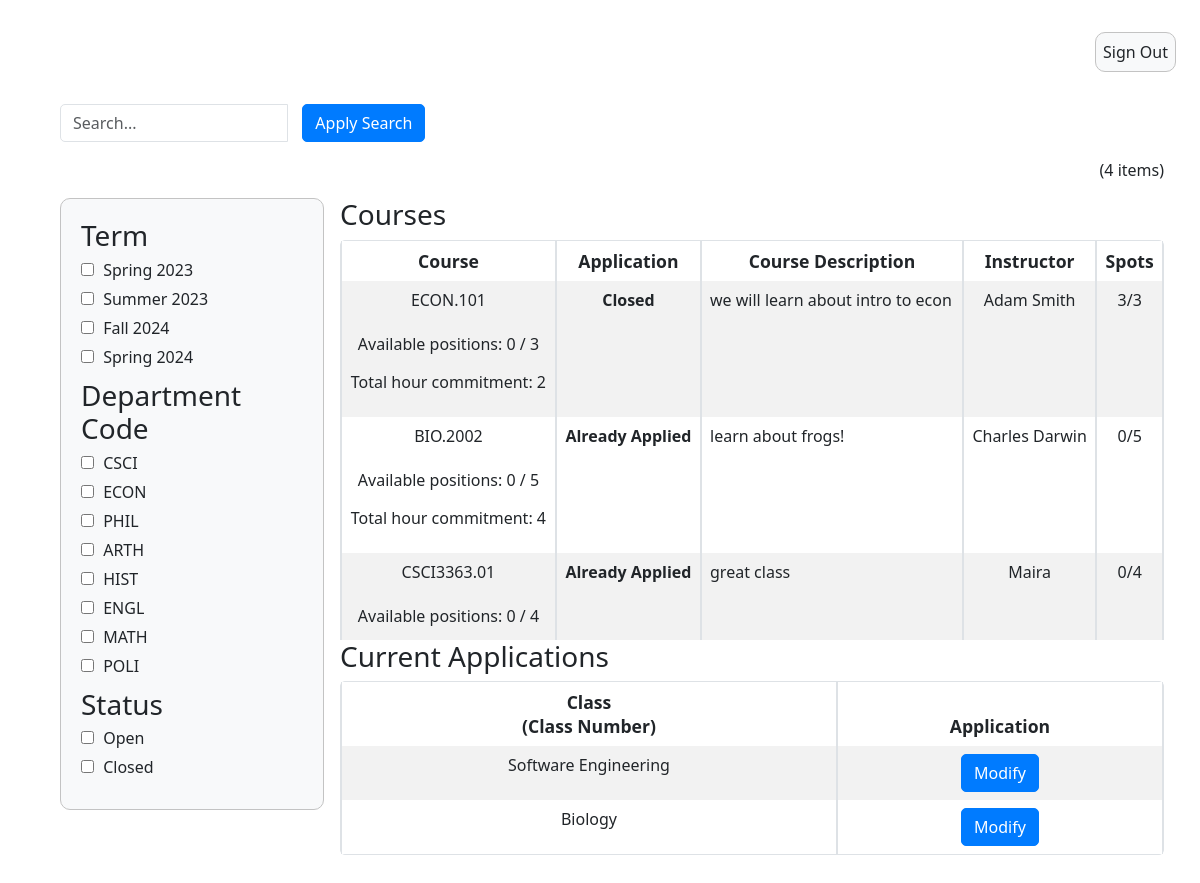
/student_summary/, run on an earlier commit of the app's database.
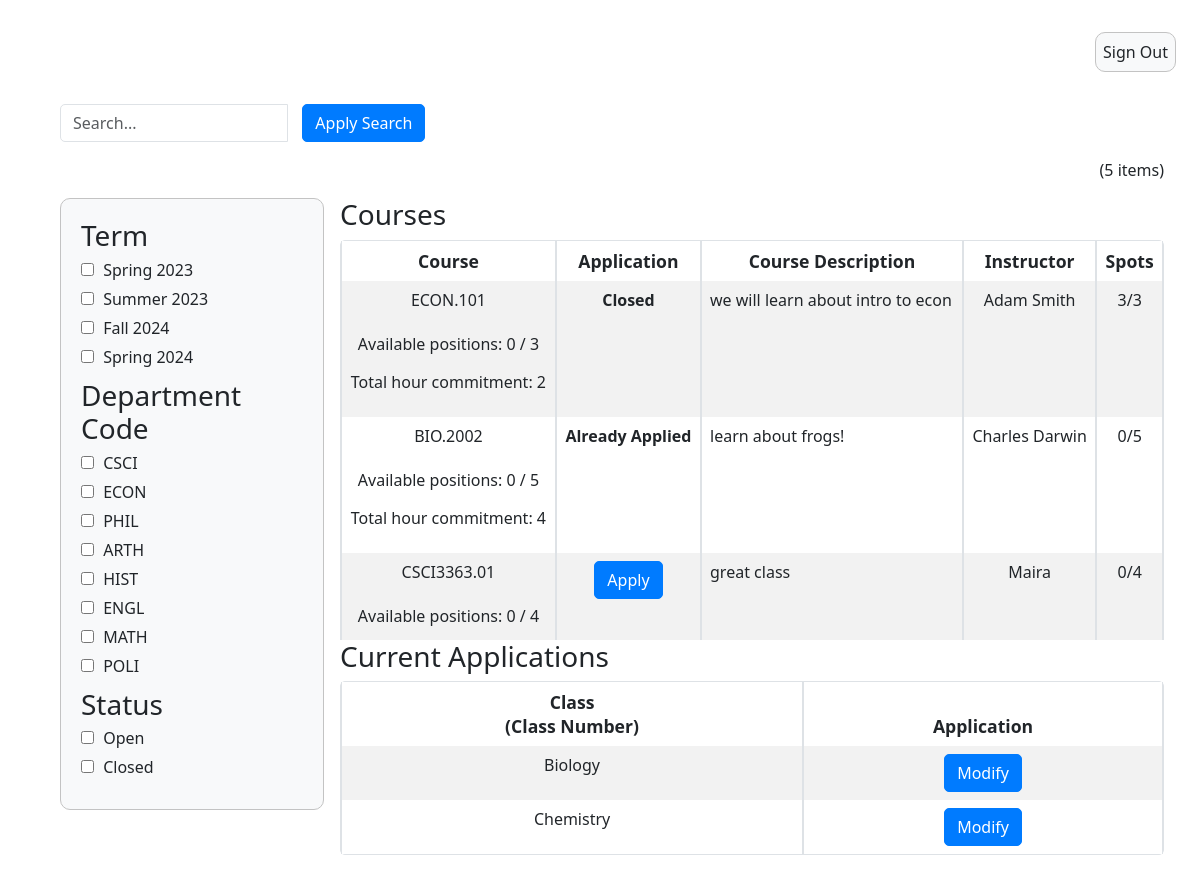
And on a later commit of the database.
### InstructorAddCourse/models.py (models this page shows)
class InstructorAddCourse(models.Model):
	course_name = models.CharField(max_length=255)
	course_number = models.CharField(max_length=255)
	course_instructor = models.CharField(max_length=255)
	description = models.CharField(max_length=800)
	total_time_commitment = models.DecimalField(max_digits=2, decimal_places=0, validators=[MinValueValidator(0)], default=0)
	has_discussion = models.CharField(choices=[('yes', 'Yes'),('no', 'No')], max_length=50, default='')
	num_ta_needed = models.DecimalField(max_digits=2, decimal_places=0, validators=[MinValueValidator(0)], default=0)
	curr_num_ta = models.IntegerField(default=0)
	graded_meeting = models.CharField(choices=[('yes', 'Yes'),('no', 'No')], max_length=50, default='')
	office_hours = models.DecimalField(max_digits=2, decimal_places=0, validators=[MinValueValidator(0)], default=0)
	other_info = models.CharField(max_length=800, default=None)
	term = models.CharField(default=get_default_term(), max_length=100)

### application/models.py (models this page shows)
class Application(models.Model):
    course_name = models.CharField(max_length=200, default=None, blank = False, null=False)
    course_number = models.CharField(max_length=200, default=None)
    description = models.CharField(max_length=800, default=None)
    first_name = models.CharField(max_length=255, default=None)
    last_name = models.CharField(max_length=255, default=None)
    eagle_id = models.CharField(max_length=255, default=None)
    GRADES = (
        ('--', '--'),
        ('a', 'A'),
        ('a-', 'A-'),
        ('b+', 'B+'),
        ('b-', 'B-'),
        ('c+', 'C+'),
        ('c', 'C'),
        ('c-', 'C-'),
        ('d+', 'D+'),
        ('d', 'D'),
        ('d-', 'D-'),
        ('f', 'F'),
        ('n/a', 'N/A')
    )
    GRAD = (
        ('--', '--'),
        ('2023','2023'),
        ('2024', '2024'),
        ('2025', '2025'),
        ('2026', '2026')
    )
    grad = models.CharField(max_length=50, choices=GRAD, default='')
    past_course = models.CharField(choices=[('yes', 'Yes'),('no', 'No')], max_length=50, default='')
    grade = models.CharField(max_length=50, choices=GRADES, default='')
    hours = models.DecimalField(max_digits=2, decimal_places=0, validators=[MinValueValidator(0)], default=0)
    other_courses = models.CharField(max_length=800, default=None)
    misc_information = models.CharField(max_length=800, default=None)

### studentSummary/views.py (the view)
# urls.py: path('student_summary/', student_summary_view),
def student_summary_view(response):
    search_query = response.GET.get('q', '')
    term_filter = response.GET.get('term', '')
    status_filter = response.GET.get('status', '')
    dept_filter = response.GET.get('dept-code', '')
    applied_filters = []
    course_objects = InstructorAddCourse.objects.all()
    if search_query:
        course_objects = course_objects.filter(
            course_name__icontains=search_query)
        applied_filters.append(('q', search_query))
    if term_filter:
        if term_filter in term_keys:
            course_objects = [course for course in course_objects if get_term(
                course) == term_filter]
            applied_filters.append(('term', term_filter))
    if dept_filter:
        if dept_filter in dept_keys:
            course_objects = [course for course in course_objects if get_dept(
                course) == dept_filter]
            applied_filters.append(('dept-code', dept_filter))
    if status_filter:
        if status_filter in status_keys:
            course_objects = [course for course in course_objects if get_status(
                course) == status_filter]
            applied_filters.append(('status', status_filter))
    else:
        applied_filters = [f for f in applied_filters if f[0] != 'status']
    course_count = len(course_objects)
    application_objects = Application.objects.all
    context = {'course_objects': course_objects, 'course_count': course_count, 'application_objects': application_objects}
    return render(response, "studentSummary.html", context)

### studentSummary/templatetags/customfilters.py (called while the page is built)
@register.filter
def has_existing_application(course):
    applications = Application.objects.all()
    courses = InstructorAddCourse.objects.all()
    for application in applications:
        for course_obj in courses:
            if application.course_number == course_obj.course_number:
                if course == course_obj:
                    return True
    return False

### templates/studentSummary.html (shortened to what this page needs)
{% extends 'appbase.html' %} {% block content %} {% load static %} {% load static customfilters %}
<!DOCTYPE html>
<html>
  <head>
    <link rel="stylesheet" href="{% static 'adminSummary.css' %}" />
  </head>
  <body>
    <div class="container-fluid">
      <form method="get">
      <div class="row">
        <div class="col-md-4">
            <div class="input-group">
              <input
                type="text"
                class="form-control"
                id="search"
                name="q"
                placeholder="Search..."
              />
              <div class="input-group-btn input-space">
                <button type="submit" class="btn btn-primary">
                  Apply Search
                </button>
              </div>
            </div>
        </div>
        <div class="col-md-4">
        </div>
      <div class="row" id="item-row">
        <div class="col-sm">
          <div class="text-end">({{course_count}} items)</div>
        </div>
      </div>
      <div class="row">
        <div class="col-sm-3">
          <div class="filter-box">
            <div class="filter-group">
              <h3>Term</h3>
              <label
                ><input type="checkbox" name="term" value="Spring 2023" />
                Spring 2023</label
              >
              <label
                ><input type="checkbox" name="term" value="Summer 2023" />
                Summer 2023</label
              >
              <label
                ><input type="checkbox" name="term" value="Fall 2024" />
                Fall 2024</label
              >
              <label
                ><input type="checkbox" name="term" value="Spring 2024" />
                Spring 2024</label
              >
            </div>
            <div class="filter-group">
              <h3>Department Code</h3>
              <label
                ><input type="checkbox" name="dept-code" value="CSCI" /> CSCI</label
              >
              <label
                ><input type="checkbox" name="dept-code" value="ECON" /> ECON</label
              >
              <label
                ><input type="checkbox" name="dept-code" value="PHIL" /> PHIL</label
              >
              <label
                ><input type="checkbox" name="dept-code" value="ARTH" /> ARTH</label
              >
              <label
                ><input type="checkbox" name="dept-code" value="HIST" /> HIST</label
              >
              <label
                ><input type="checkbox" name="dept-code" value="ENGL" /> ENGL</label
              >
              <label
                ><input type="checkbox" name="dept-code" value="MATH" /> MATH</label
              >
              <label
                ><input type="checkbox" name="dept-code" value="POLI" /> POLI</label
              >
            </div>
            <div class="filter-group">
              <h3>Status</h3>
              <label>
                <input type="checkbox" name="status" value="Open" /> Open
              </label>
              <label>
                <input type="checkbox" name="status" value="Closed" /> Closed
                </label>
            </div>
          </div>
        </div>
        <div class="col-sm-9">
        <h3>Courses</h3>
          <div style="height: 400px; overflow: auto;">
            <table class="table table-striped table-bordered table-hover">
              <thead>
                <tr>
                  <th class="text-center" >Course</th>
                  <th class="text-center">Application</th>
                  <th class="text-center">Course Description</th>
                  <th class="text-center">Instructor</th>
                  <th class="text-center">Spots</th>
                </tr>
              </thead>
            <tbody id="table-body">
              {% for course in course_objects %}
              <tr>
                <td class="text-center" >{{ course.course_number }} <br><br>
                  <p>Available positions: 0 / {{ course.num_ta_needed }}</p>
                  <p>Total hour commitment: {{ course.total_time_commitment }}</p>
                </td>
                <td class="text-center">
                  {% if course.curr_num_ta >= course.num_ta_needed %}
                    <div><strong>Closed</strong></div>
                  {% elif course|has_existing_application %}
                    <div><strong>Already Applied</strong></div>
                  {% else %}
                    <a href="{% url 'apply_course' course.id %}" class="btn btn-primary">Apply</a>
                  {% endif %}
                </td>
                <td class="text-start">{{ course.description }}</td>
                <td class="text-center">{{ course.course_instructor }}</td>
                <td class="text-center">{{ course.curr_num_ta }}/{{ course.num_ta_needed }}</td>
              </tr>
              {% endfor %}
            </tbody>
          </table>
        </div>
          <h3>Current Applications</h3>
          <div style="height: 300px; overflow: auto;">
            <table class="table table-striped table-bordered table-hover">
              <thead>
                <tr>
                  <th class="text-center" >Class<br />(Class Number)</th>
                  <th class="text-center">Application</th>
                </tr>
              </thead>
              <tbody id="table-body">
                {% for application in application_objects %}
                <tr>
                  <td class="text-center" > {{ application.course_name }}</td>
                  <td class="text-center">
                    <a href="{% url 'edit_application' application.id %}" class="btn btn-primary">Modify</a>
                  </td>
                </tr>
                {% endfor %}
              </tbody>
            </table>
          </div>
        </div>
      </div>
    </div>
  </body>
</html>
{% endblock %}

### templates/appbase.html (shortened to what this page needs)
{% load static %}
<html>
  <head>
    <link
      href="https://cdn.jsdelivr.net/npm/bootstrap@5.3.0-alpha1/dist/css/bootstrap.min.css"
      rel="stylesheet"
    />
    <link rel="stylesheet" href="{% static 'appbase.css' %}" />
  </head>
  <body>
    <div class="container-fluid m-4">
      <div class="row m-3">
        <div class="col-sm">
          <div class="container-fluid d-flex justify-content-end">
            <a class="nav-link btn btn-sm sign-out-button" href="{% url 'logout' %}">Sign Out</a>
          </div>
        </div>
        </div>
        <div class="row m-3">
          {% block content %} {% endblock %}
        </div>
      </div>
  </body>
</html>

### static/appbase.css (style rules this page uses)
.sign-out-button { background-color: #f8f9fa; border: 1px solid #c3c3c3; border-radius: 10px; padding: 7px; transition: background-color 0.3s, border-color 0.3s; }

### static/adminSummary.css (style rules this page uses)
body { height: 100%; }
table { background: white; border: 1px solid #c3c3c3; border-radius: 5px; width: 50%; border-spacing: 0px; border-collapse: separate; }
table th { font-weight: 600; font-size: 1.1em; background: #c6c6c6; }
table td { background: transparent; }
.filter-box { padding: 20px; border: 1px solid #c3c3c3; background-color: #f8f9fa; border-radius: 10px; }
.filter-group { margin-bottom: 10px; }
.filter-group h3 { margin-top: 0; margin-bottom: 5px; }
.filter-group label { display: block; margin-bottom: 5px; }
.filter-group input[type="checkbox"] { margin-right: 5px; }
[class*="col"] { padding: 0.5rem; }
.input-group-btn.input-space { padding-left: 15px; }
.form-control { border-radius: 5px; }
.btn-primary { background-color: #007bff; border-color: #007bff; border-radius: 5px; }

What changed in the data, as far as the page shows it:
removed Application: course_name "Software Engineering"
computed for InstructorAddCourse "CSCI3363.01": text "Already Applied" → "Apply"
added Application: course_name "Chemistry"
Also different on the page:
{{ course_count }}: "4" → "5"
